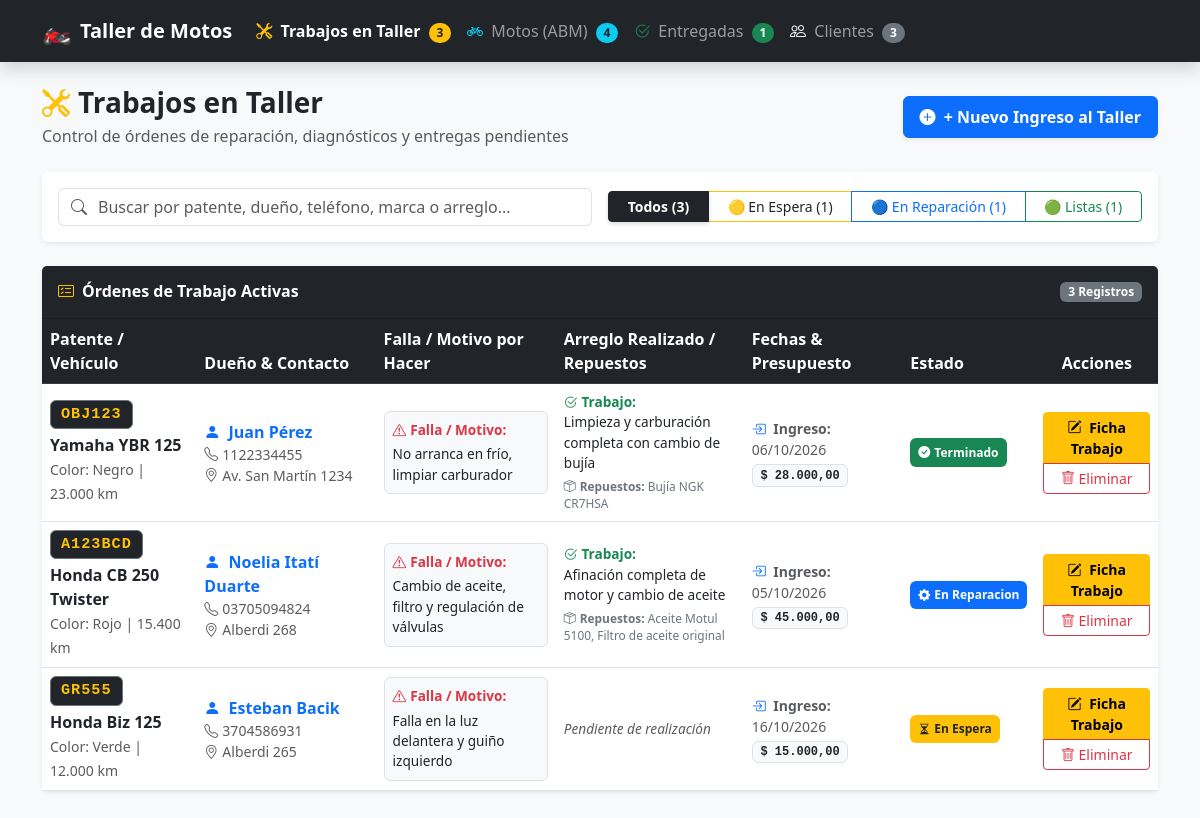
The page /trabajos.php on the database its author committed.
### tables this page shows
CREATE TABLE IF NOT EXISTS `trabajos` (
  `id_trabajo` INT AUTO_INCREMENT PRIMARY KEY,
  `id_moto` INT NOT NULL,
  `falla_reportada` TEXT NOT NULL,
  `diagnostico` TEXT NULL,
  `arreglo_realizado` TEXT NULL,
  `repuestos` TEXT NULL,
  `precio_estimado` DECIMAL(10,2) DEFAULT 0.00,
  `precio_final` DECIMAL(10,2) DEFAULT 0.00,
  `fecha_ingreso` DATETIME DEFAULT CURRENT_TIMESTAMP,
  `fecha_prometida` DATE NULL,
  `fecha_entrega` DATETIME NULL,
  `estado` ENUM('En Espera', 'En Reparacion', 'Terminado', 'Entregado') DEFAULT 'En Espera',
  `observaciones` TEXT NULL,
  FOREIGN KEY (`id_moto`) REFERENCES `motos`(`id_moto`) ON DELETE CASCADE
);

CREATE TABLE IF NOT EXISTS `motos` (
  `id_moto` INT AUTO_INCREMENT PRIMARY KEY,
  `id_cliente` INT NOT NULL,
  `marca` VARCHAR(50) NOT NULL,
  `modelo` VARCHAR(100) NOT NULL,
  `anio` INT NULL,
  `patente` VARCHAR(20) NOT NULL UNIQUE,
  `color` VARCHAR(30) NULL,
  `kilometraje` INT DEFAULT 0,
  `fecha_registro` TIMESTAMP DEFAULT CURRENT_TIMESTAMP,
  FOREIGN KEY (`id_cliente`) REFERENCES `clientes`(`id_cliente`) ON DELETE CASCADE
);

CREATE TABLE IF NOT EXISTS `clientes` (
  `id_cliente` INT AUTO_INCREMENT PRIMARY KEY,
  `nombre` VARCHAR(100) NOT NULL,
  `apellido` VARCHAR(100) NOT NULL,
  `telefono` VARCHAR(20) NOT NULL,
  `email` VARCHAR(100) NULL,
  `direccion` VARCHAR(200) NULL,
  `fecha_registro` TIMESTAMP DEFAULT CURRENT_TIMESTAMP
);

### trabajos.php (the view, shortened to what this page needs)
<?php
require_once 'conexion.php';
$sqlTrabajos = "SELECT t.*,
                       m.patente, m.marca, m.modelo, m.color, m.kilometraje, m.anio,
                       c.id_cliente, c.nombre AS cliente_nombre, c.apellido AS cliente_apellido,
                       c.telefono AS cliente_telefono, c.direccion AS cliente_direccion
                FROM trabajos t
                INNER JOIN motos m ON t.id_moto = m.id_moto
                INNER JOIN clientes c ON m.id_cliente = c.id_cliente
                WHERE t.estado != 'Entregado'
                ORDER BY
                    CASE
                        WHEN t.estado = 'Terminado' THEN 1
                        WHEN t.estado = 'En Reparacion' THEN 2
                        WHEN t.estado = 'En Espera' THEN 3
                        ELSE 4
                    END,
                    t.id_trabajo DESC";
$stmtTrabajos = $pdo->query($sqlTrabajos);
$trabajos = $stmtTrabajos->fetchAll();
$countEspera = 0;
$countReparacion = 0;
$countTerminado = 0;
foreach ($trabajos as $t) {
    if ($t['estado'] === 'En Espera' || empty($t['estado'])) $countEspera++;
    if ($t['estado'] === 'En Reparacion') $countReparacion++;
    if ($t['estado'] === 'Terminado') $countTerminado++;
}
?>
<!DOCTYPE html>
<html lang="es">
<head>
    <link href="https://cdn.jsdelivr.net/npm/bootstrap@5.3.0/dist/css/bootstrap.min.css" rel="stylesheet">
    <link href="https://cdn.jsdelivr.net/npm/bootstrap-icons@1.10.5/font/bootstrap-icons.css" rel="stylesheet">
</head>
<body class="bg-light">
    <?php include 'navbar.php'; ?>
    <div class="container mb-5">
        <div class="d-flex flex-wrap justify-content-between align-items-center mb-4 gap-3">
            <div>
                <h3 class="fw-bold mb-1 text-dark">
                    <i class="bi bi-tools me-2 text-warning"></i>Trabajos en Taller
                </h3>
                <p class="text-muted mb-0">Control de órdenes de reparación, diagnósticos y entregas pendientes</p>
            </div>
            <div>
                <a href="nueva_moto.php" class="btn btn-primary fw-bold shadow-sm px-3 py-2">
                    <i class="bi bi-plus-circle-fill me-1"></i> + Nuevo Ingreso al Taller
                </a>
            </div>
        </div>
        <div class="card shadow-sm border-0 mb-4">
            <div class="card-body p-3">
                <div class="row g-3 align-items-center">
                    <div class="col-md-6">
                        <div class="input-group">
                            <span class="input-group-text bg-white border-end-0 text-muted">
                                <i class="bi bi-search"></i>
                            </span>
                            <input type="text" id="buscador" class="form-control border-start-0 ps-0"
                                   placeholder="Buscar por patente, dueño, teléfono, marca o arreglo..." onkeyup="filtrarTrabajos()">
                        </div>
                    </div>
                    <div class="col-md-6 text-md-end">
                        <div class="btn-group w-100 w-md-auto" role="group">
                            <button type="button" class="btn btn-outline-dark btn-sm filter-btn active" onclick="filtrarPorEstado('TODOS', this)">
                                Todos (<?php echo count($trabajos); ?>)
                            </button>
                            <button type="button" class="btn btn-outline-warning btn-sm filter-btn text-dark" onclick="filtrarPorEstado('En Espera', this)">
                                🟡 En Espera (<?php echo $countEspera; ?>)
                            </button>
                            <button type="button" class="btn btn-outline-primary btn-sm filter-btn" onclick="filtrarPorEstado('En Reparacion', this)">
                                🔵 En Reparación (<?php echo $countReparacion; ?>)
                            </button>
                            <button type="button" class="btn btn-outline-success btn-sm filter-btn" onclick="filtrarPorEstado('Terminado', this)">
                                🟢 Listas (<?php echo $countTerminado; ?>)
                            </button>
                        </div>
                    </div>
                </div>
            </div>
        </div>
        <div class="card shadow-sm border-0">
            <div class="card-header bg-dark text-white d-flex justify-content-between align-items-center py-3">
                <h5 class="mb-0 fs-6 fw-bold">
                    <i class="bi bi-card-checklist me-2 text-warning"></i>Órdenes de Trabajo Activas
                </h5>
                <span class="badge bg-secondary" id="contadorFiltradas"><?php echo count($trabajos); ?> Registros</span>
            </div>
            <div class="card-body p-0">
                <div class="table-responsive">
                    <table class="table table-hover align-middle mb-0" id="tablaTrabajos">
                        <thead class="table-dark">
                            <tr>
                                <th>Patente / Vehículo</th>
                                <th>Dueño & Contacto</th>
                                <th>Falla / Motivo por Hacer</th>
                                <th>Arreglo Realizado / Repuestos</th>
                                <th>Fechas & Presupuesto</th>
                                <th>Estado</th>
                                <th class="text-center">Acciones</th>
                            </tr>
                        </thead>
                        <tbody>
                            <?php if (empty($trabajos)): ?>
                                <tr id="filaVacia">
                                    <td colspan="7" class="text-center py-5 text-muted">
                                        <i class="bi bi-check-circle fs-1 text-success d-block mb-2"></i>
                                        <strong>¡No hay trabajos pendientes en el taller!</strong>
                                        <p class="small text-muted mb-3">El taller está al día. Hacé clic abajo para registrar un nuevo ingreso.</p>
                                        <a href="nueva_moto.php" class="btn btn-sm btn-primary">
                                            <i class="bi bi-plus-circle me-1"></i> Ingresar Nuevo Trabajo
                                        </a>
                                    </td>
                                </tr>
                            <?php else: ?>
                                <?php foreach ($trabajos as $t):
                                    $estado = $t['estado'] ?? 'En Espera';
                                    $badgeClass = 'bg-secondary';
                                    $badgeIcon = 'bi-clock';
                                    if ($estado === 'En Espera') { $badgeClass = 'bg-warning text-dark'; $badgeIcon = 'bi-hourglass-split'; }
                                    if ($estado === 'En Reparacion') { $badgeClass = 'bg-primary text-white'; $badgeIcon = 'bi-gear-fill'; }
                                    if ($estado === 'Terminado') { $badgeClass = 'bg-success text-white'; $badgeIcon = 'bi-check-circle-fill'; }
                                ?>
                                    <tr class="fila-trabajo" data-estado="<?php echo htmlspecialchars($estado); ?>"
                                        data-search="<?php echo strtolower(htmlspecialchars($t['patente'] . ' ' . $t['marca'] . ' ' . $t['modelo'] . ' ' . $t['cliente_nombre'] . ' ' . $t['cliente_apellido'] . ' ' . $t['cliente_telefono'] . ' ' . ($t['falla_reportada'] ?? '') . ' ' . ($t['arreglo_realizado'] ?? ''))); ?>">
                                        <td>
                                            <span class="badge bg-dark badge-patente border border-secondary text-warning">
                                                <?php echo htmlspecialchars($t['patente']); ?>
                                            </span>
                                            <div class="fw-bold mt-1 text-dark">
                                                <?php echo htmlspecialchars($t['marca'] . ' ' . $t['modelo']); ?>
                                            </div>
                                            <small class="text-muted">
                                                <?php if (!empty($t['color'])) echo 'Color: ' . htmlspecialchars($t['color']) . ' | '; ?>
                                                <?php echo number_format($t['kilometraje'] ?? 0, 0, ',', '.') . ' km'; ?>
                                            </small>
                                        </td>
                                        <td>
                                            <div class="fw-bold text-primary">
                                                <i class="bi bi-person-fill me-1"></i>
                                                <?php echo htmlspecialchars($t['cliente_nombre'] . ' ' . $t['cliente_apellido']); ?>
                                            </div>
                                            <small class="text-muted d-block mt-0.5">
                                                <i class="bi bi-telephone me-1"></i><?php echo htmlspecialchars($t['cliente_telefono']); ?>
                                            </small>
                                            <?php if (!empty($t['cliente_direccion'])): ?>
                                                <small class="text-muted d-block text-truncate" style="max-width: 160px;">
                                                    <i class="bi bi-geo-alt me-1"></i><?php echo htmlspecialchars($t['cliente_direccion']); ?>
                                                </small>
                                            <?php endif; ?>
                                        </td>
                                        <td>
                                            <div class="p-2 bg-light rounded border border-1" style="max-width: 220px; font-size: 0.85rem;">
                                                <strong class="text-danger d-block mb-1"><i class="bi bi-exclamation-triangle me-1"></i>Falla / Motivo:</strong>
                                                <?php echo !empty($t['falla_reportada']) ? nl2br(htmlspecialchars($t['falla_reportada'])) : '<span class="text-muted">Sin especificar</span>'; ?>
                                            </div>
                                        </td>
                                        <td>
                                            <div style="max-width: 220px; font-size: 0.85rem;">
                                                <?php if (!empty($t['arreglo_realizado'])): ?>
                                                    <strong class="text-success d-block"><i class="bi bi-check2-circle me-1"></i>Trabajo:</strong>
                                                    <span><?php echo nl2br(htmlspecialchars($t['arreglo_realizado'])); ?></span>
                                                <?php else: ?>
                                                    <span class="text-muted fst-italic">Pendiente de realización</span>
                                                <?php endif; ?>
                                                <?php if (!empty($t['repuestos'])): ?>
                                                    <div class="mt-1 small text-secondary">
                                                        <strong><i class="bi bi-box-seam me-1"></i>Repuestos:</strong> <?php echo htmlspecialchars($t['repuestos']); ?>
                                                    </div>
                                                <?php endif; ?>
                                            </div>
                                        </td>
                                        <td>
                                            <small class="d-block text-muted">
                                                <i class="bi bi-box-arrow-in-right text-primary me-1"></i>
                                                <strong>Ingreso:</strong>
                                                <?php echo !empty($t['fecha_ingreso']) ? date('d/m/Y', strtotime($t['fecha_ingreso'])) : '-'; ?>
                                            </small>
                                            <?php if (($t['precio_final'] ?? 0) > 0 || ($t['precio_estimado'] ?? 0) > 0): ?>
                                                <span class="badge bg-light text-dark border mt-1 font-monospace">
                                                    $ <?php echo number_format($t['precio_final'] > 0 ? $t['precio_final'] : $t['precio_estimado'], 2, ',', '.'); ?>
                                                </span>
                                            <?php endif; ?>
                                        </td>
                                        <td>
                                            <span class="badge <?php echo $badgeClass; ?> p-2 d-inline-flex align-items-center gap-1">
                                                <i class="bi <?php echo $badgeIcon; ?>"></i>
                                                <?php echo htmlspecialchars($estado); ?>
                                            </span>
                                        </td>
                                        <td class="text-center">
                                            <div class="btn-group-vertical btn-group-sm">
                                                <a href="editar_trabajo.php?id=<?php echo $t['id_trabajo']; ?>" class="btn btn-warning fw-semibold" title="Editar / Cambiar Estado">
                                                    <i class="bi bi-pencil-square me-1"></i> Ficha Trabajo
                                                </a>
                                                <a href="eliminar_trabajo.php?id=<?php echo $t['id_trabajo']; ?>" class="btn btn-outline-danger btn-sm"
                                                   onclick="return confirm('¿Seguro que deseas eliminar esta orden de trabajo? La moto y el cliente permanecerán guardados.');" title="Eliminar solo este trabajo">
                                                    <i class="bi bi-trash"></i> Eliminar
                                                </a>
                                            </div>
                                        </td>
                                    </tr>
                                <?php endforeach; ?>
                            <?php endif; ?>
                        </tbody>
                    </table>
                </div>
            </div>
        </div>
    </div>
</body>
</html>

### trabajos.php (style rules this page uses)
.badge-patente { font-family: monospace; letter-spacing: 1px; font-size: 0.95rem; padding: 6px 10px; border-radius: 6px; }
.filter-btn.active { font-weight: bold; box-shadow: 0 2px 4px rgba(0,0,0,0.15); }

### rows shown on the page
trabajos: id_moto.patente "OBJ123", id_moto.modelo "Yamaha YBR 125", id_moto.color "Negro", id_moto.kilometraje "23.000", clientes.nombre+apellido "Juan Pérez", clientes.telefono "1122334455", clientes.direccion "Av. San Martín 1234", falla_reportada "No arranca en frío, limpiar carburador", arreglo_realizado "Limpieza y carburación completa con cambio de bujía", repuestos "Bujía NGK CR7HSA", fecha_ingreso "06/10/2026", precio_final "28.000,00", estado "Terminado"
trabajos: id_moto.patente "A123BCD", id_moto.modelo "Honda CB 250 Twister", id_moto.color "Rojo", id_moto.kilometraje "15.400", clientes.nombre+apellido "Noelia Itatí Duarte", clientes.telefono "03705094824", clientes.direccion "Alberdi 268", falla_reportada "Cambio de aceite, filtro y regulación de válvulas", arreglo_realizado "Afinación completa de motor y cambio de aceite", repuestos "Aceite Motul 5100, Filtro de aceite original", fecha_ingreso "05/10/2026", precio_final "45.000,00", estado "En Reparacion"
trabajos: id_moto.patente "GR555", id_moto.modelo "Honda Biz 125", id_moto.color "Verde", id_moto.kilometraje "12.000", clientes.nombre+apellido "Esteban Bacik", clientes.telefono "3704586931", clientes.direccion "Alberdi 265", falla_reportada "Falla en la luz delantera y guiño izquierdo", shows "Pendiente de realización", fecha_ingreso "16/10/2026", precio_final+precio_estimado "15.000,00", estado "En Espera"

### other values the page prints
$totalActivas "3"
$totalMotos "4"
$totalEntregadas "1"
$totalClientes "3"
count($trabajos) "3"
$countEspera "1"
$countReparacion "1"
$countTerminado "1"
